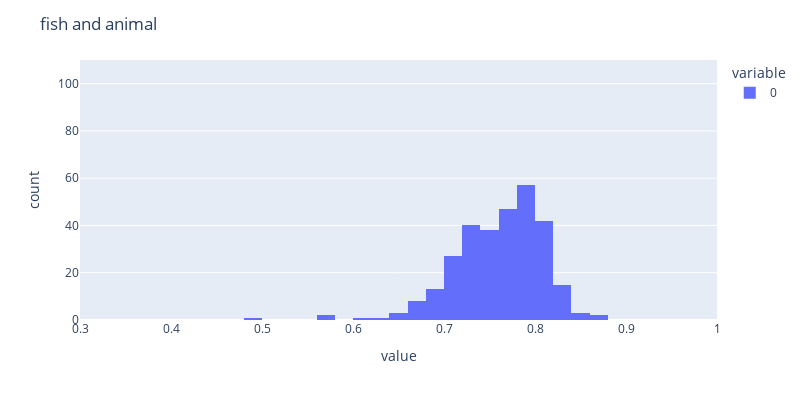
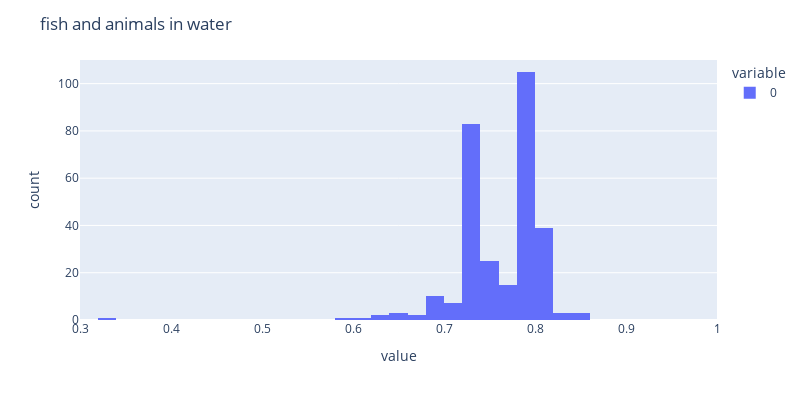
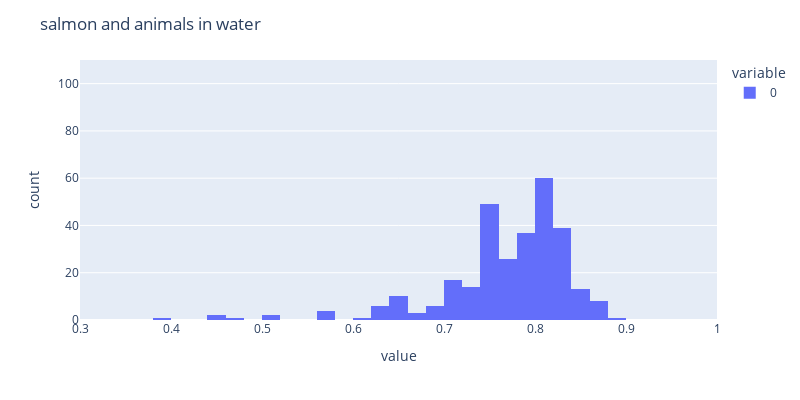
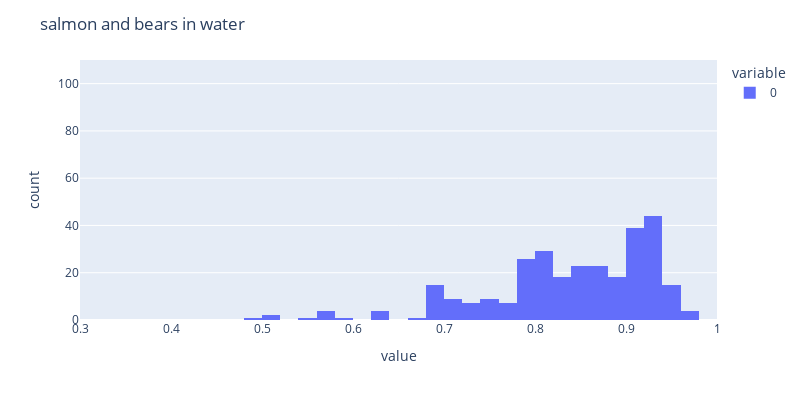

Notebook code for these charts, in order:
### Code cell
from numpy import dot
from numpy.linalg import norm

import plotly.express as px
prompt=["fish and animal","fish and animals in water","salmon and animals in water","salmon and bears in water","salmon and bears in hot springs","Salmon and bears in hot springs in summer"]

for j in range(6):
    average =  target
    cos_sim=[]
    for i in range(300):
        cos_sim.append( dot(average, vectors[j*300+i])/(norm(average)*norm(vectors[j*300+i])))

    fig = px.histogram(
        cos_sim,
        range_x=[.3,1],
        range_y=[0,110]
        )
    fig.update_layout(
        title=prompt[j],
        width=800,
        height=400,  # Added parameter
    )
    fig.update_traces(xbins=dict( # bins used for histogram
        start=0.3,
        end=1.0,
        size=.02
    ))
    fig.show()

### Figure 1 — Plotly figure (JSON) as saved in the notebook; plotly's stock layout.template omitted (floating-point values rounded to 4 significant figures; data arrays with more than 128 entries replaced by an {"elided": "..."} marker saying what was removed)
{"data": [{"alignmentgroup": "True", "bingroup": "x", "hovertemplate": "variable=0<br>value=%{x}<br>count=%{y}<extra></extra>", "legendgroup": "0", "marker": {"color": "#636efa", "pattern": {"shape": ""}}, "name": "0", "offsetgroup": "0", "orientation": "v", "showlegend": true, "type": "histogram", "x": {"elided": "300 float values"}, "xaxis": "x", "xbins": {"end": 1, "size": 0.02, "start": 0.3}, "yaxis": "y"}], "layout": {"barmode": "relative", "height": 400, "legend": {"title": {"text": "variable"}, "tracegroupgap": 0}, "margin": {"t": 60}, "title": {"text": "fish and animal"}, "width": 800, "xaxis": {"anchor": "y", "domain": [0, 1], "range": [0.3, 1], "title": {"text": "value"}}, "yaxis": {"anchor": "x", "domain": [0, 1], "range": [0, 110], "title": {"text": "count"}}}}

### Figure 2 — Plotly figure (JSON) as saved in the notebook; plotly's stock layout.template omitted (floating-point values rounded to 4 significant figures; data arrays with more than 128 entries replaced by an {"elided": "..."} marker saying what was removed)
{"data": [{"alignmentgroup": "True", "bingroup": "x", "hovertemplate": "variable=0<br>value=%{x}<br>count=%{y}<extra></extra>", "legendgroup": "0", "marker": {"color": "#636efa", "pattern": {"shape": ""}}, "name": "0", "offsetgroup": "0", "orientation": "v", "showlegend": true, "type": "histogram", "x": {"elided": "300 float values"}, "xaxis": "x", "xbins": {"end": 1, "size": 0.02, "start": 0.3}, "yaxis": "y"}], "layout": {"barmode": "relative", "height": 400, "legend": {"title": {"text": "variable"}, "tracegroupgap": 0}, "margin": {"t": 60}, "title": {"text": "fish and animals in water"}, "width": 800, "xaxis": {"anchor": "y", "domain": [0, 1], "range": [0.3, 1], "title": {"text": "value"}}, "yaxis": {"anchor": "x", "domain": [0, 1], "range": [0, 110], "title": {"text": "count"}}}}

### Figure 3 — Plotly figure (JSON) as saved in the notebook; plotly's stock layout.template omitted (floating-point values rounded to 4 significant figures; data arrays with more than 128 entries replaced by an {"elided": "..."} marker saying what was removed)
{"data": [{"alignmentgroup": "True", "bingroup": "x", "hovertemplate": "variable=0<br>value=%{x}<br>count=%{y}<extra></extra>", "legendgroup": "0", "marker": {"color": "#636efa", "pattern": {"shape": ""}}, "name": "0", "offsetgroup": "0", "orientation": "v", "showlegend": true, "type": "histogram", "x": {"elided": "300 float values"}, "xaxis": "x", "xbins": {"end": 1, "size": 0.02, "start": 0.3}, "yaxis": "y"}], "layout": {"barmode": "relative", "height": 400, "legend": {"title": {"text": "variable"}, "tracegroupgap": 0}, "margin": {"t": 60}, "title": {"text": "salmon and animals in water"}, "width": 800, "xaxis": {"anchor": "y", "domain": [0, 1], "range": [0.3, 1], "title": {"text": "value"}}, "yaxis": {"anchor": "x", "domain": [0, 1], "range": [0, 110], "title": {"text": "count"}}}}

### Figure 4 — Plotly figure (JSON) as saved in the notebook; plotly's stock layout.template omitted (floating-point values rounded to 4 significant figures; data arrays with more than 128 entries replaced by an {"elided": "..."} marker saying what was removed)
{"data": [{"alignmentgroup": "True", "bingroup": "x", "hovertemplate": "variable=0<br>value=%{x}<br>count=%{y}<extra></extra>", "legendgroup": "0", "marker": {"color": "#636efa", "pattern": {"shape": ""}}, "name": "0", "offsetgroup": "0", "orientation": "v", "showlegend": true, "type": "histogram", "x": {"elided": "300 float values"}, "xaxis": "x", "xbins": {"end": 1, "size": 0.02, "start": 0.3}, "yaxis": "y"}], "layout": {"barmode": "relative", "height": 400, "legend": {"title": {"text": "variable"}, "tracegroupgap": 0}, "margin": {"t": 60}, "title": {"text": "salmon and bears in water"}, "width": 800, "xaxis": {"anchor": "y", "domain": [0, 1], "range": [0.3, 1], "title": {"text": "value"}}, "yaxis": {"anchor": "x", "domain": [0, 1], "range": [0, 110], "title": {"text": "count"}}}}
